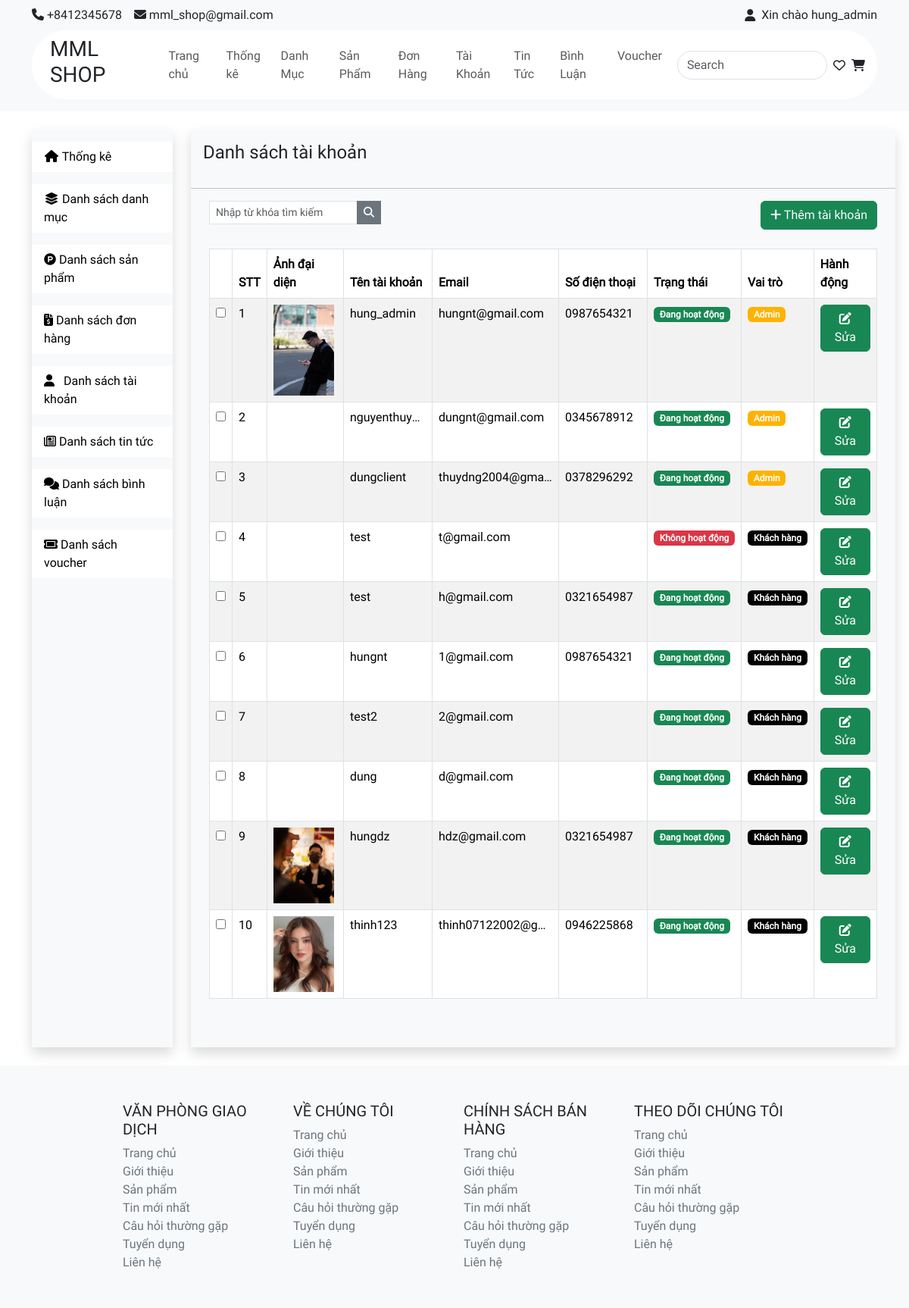
The app's page /admin/index.php?act=list-account (signed in) with its own data.
### tables this page shows
CREATE TABLE `account` (
  `acc_id` int NOT NULL,
  `acc_name` varchar(255) NOT NULL,
  `acc_password` varchar(255) NOT NULL,
  `acc_email` varchar(255) NOT NULL,
  `acc_phone` varchar(20) NOT NULL,
  `acc_image` varchar(255) NOT NULL,
  `acc_status` tinyint NOT NULL DEFAULT '1' COMMENT '1: Hoạt động\r\n0: Không hoạt động',
  `acc_role` tinyint NOT NULL DEFAULT '0' COMMENT '0: Client\r\n1: Admin'
);

### admin/controller/accountController.php (called while the page is built, shortened)
<?php
class AccountController {
    public $accountQuery;
    public function __construct() {
        $this -> accountQuery = new AccountQuery();
    }
    public function list() {
        $dsAccount = $this->accountQuery->all();
        include "view/account/list.php";
    }
}
?>

### common/function.php (called while the page is built, shortened)
<?php
    function connectDB() {
        $host = DB_HOST;
        $port  = DB_PORT;
        $dbname = DB_NAME;
        try {
            $conn = new PDO ("mysql:host=$host;port=$port;dbname=$dbname",DB_USER,DB_PASS);
            return $conn;
        } catch (\Throwable $th) {
            echo "Lỗi";
        }
    }
    function convertToObjectAccount($row) {
        $account = new Account();
        $account -> acc_id = $row['acc_id'];
        $account -> acc_name = $row['acc_name'];
        $account -> acc_password = $row['acc_password'];
        $account -> acc_email = $row['acc_email'];
        $account -> acc_phone = $row['acc_phone'];
        $account -> acc_image = $row['acc_image'];
        $account -> acc_status = $row['acc_status'];
        $account -> acc_role = $row['acc_role'];
        return $account;
    }
?>

### admin/model/accountQuery.php (called while the page is built, shortened)
<?php
class AccountQuery {
    public $pdo;
    public function __construct() {
        $this->pdo = connectDB();
    }
    public function __destruct() {
        $this -> pdo = null;
    }
    public function all() {
        try {
            $sql = "select * from account";
            $data = $this->pdo->query($sql)->fetchAll();
            $dsAccount = [];
            foreach ($data as $row) {
                $dsAccount[] = convertToObjectAccount($row);
            }
            return $dsAccount;
        } catch (Exception $e) {
            echo "Lỗi: ".$e ->getMessage();
            echo "<hr>";
        }
    }
}
?>

### admin/view/account/list.php (the view, shortened to what this page needs)
<!DOCTYPE html>
<html lang="en">
<head>
    <link href="https://cdn.jsdelivr.net/npm/bootstrap@5.3.3/dist/css/bootstrap.min.css" rel="stylesheet">
    <link rel="stylesheet" href="../giaodien/style.css">
</head>
<body>
    <?php
    include "view/component/header.php"
    ?>
    <main class="d-flex container">
        <?php
        include "view/component/sidebar.php"
        ?>
        <div class="shadow bg-light pb-5 mt-4 ms-4 mb-4 col-md-10">
            <h4 class="p-3">Danh sách tài khoản</h4>
            <hr>
            <div class="d-flex justify-content-between align-items-center">
                <form action="" class="ms-4">
                    <div class="input-group input-group-sm">
                        <input class="form-control rounded-0 mb-2" type="search" id="search" name="search"
                            placeholder="Nhập từ khóa tìm kiếm" aria-label="Sizing example input"
                            aria-describedby="inputGroup-sizing-sm">
                        <div class="input-group-sm">
                            <button type="button" class="btn btn-secondary rounded-0">
                                <i class="fa fa-search"></i>
                            </button>
                        </div>
                    </div>
                </form>
                <div class="me-4">
                    <button class="btn btn-success">
                        <i class="fa-solid fa-plus"></i>
                        <a href="index.php?act=create-account" class="text-light">Thêm tài khoản</a>
                    </button>
                </div>
            </div>
            <div class="pt-4 ms-4 me-4">
                <table class="table table-striped table-hover table-bordered">
                    <thead>
                        <tr>
                            <th></th>
                            <th scope="col">STT</th>
                            <th scope="col">Ảnh đại diện</th>
                            <th scope="col">Tên tài khoản</th>
                            <th scope="col">Email</th>
                            <th scope="col">Số điện thoại</th>
                            <th scope="col">Trạng thái</th>
                            <th scope="col">Vai trò</th>
                            <th scope="col">Hành động</th>
                        </tr>
                    </thead>
                    <tbody>
                        <?php
                        $i = 1;
                        foreach ($dsAccount as $key => $acc) {
                        ?>
                        <tr>
                            <td>
                                <input type="checkbox">
                            </td>
                            <td scope="row">
                                <?= $i++?>
                            </td>
                            <td>
                                <img src="../img/account/<?= $acc->acc_image ?>" alt="" style="width:80px;">
                            </td>
                            <td>
                                <div
                                    style="white-space: wrap; overflow: hidden; text-overflow: ellipsis; width: 100px;">
                                    <?= $acc->acc_name?>
                                </div>
                            </td>
                            <td>
                                <div
                                    style="white-space: nowrap; overflow: hidden; text-overflow: ellipsis; width: 150px;">
                                    <?= $acc->acc_email?>
                                </div>
                            </td>
                            <td>
                                <div
                                    style="white-space: nowrap; overflow: hidden; text-overflow: ellipsis; width: 100px;">
                                    <?= $acc->acc_phone?>
                                </div>
                            </td>
                            <td>
                                <?php
                                    if ($acc->acc_status == 1) {
                                ?>
                                <span class="badge bg-success ">Đang hoạt động</span>
                                <?php
                                    } else {
                                        ?>
                                <span class="badge bg-danger">Không hoạt động</span>
                                <?php
                                    }
                                ?>
                            </td>
                            <td>
                                <?php
                                    if ($acc->acc_role == 1) {
                                ?>
                                <span class="badge" style="background: #FFB200;">Admin</span>
                                <?php
                                    } else {
                                        ?>
                                <span class="badge" style="background: black">Khách hàng</span>
                                <?php
                                    }
                                ?>
                            </td>
                            <td>
                                <button class="btn btn-success">
                                    <a href="index.php?act=read-one-account&acc_id=<?= $acc->acc_id ?>"
                                        class="text-white">
                                        <i class="fa-solid fa-pen-to-square"></i> Sửa
                                    </a>
                                </button>
                            </td>
                        </tr>
                        <?php
                        }
                        ?>
                    </tbody>
                </table>
            </div>
        </div>
    </main>
    <?php
    include "view/component/footer.php"
    ?>
</body>
</html>

### giaodien/style.css (style rules this page uses)
* { margin: 0; padding: 0; box-sizing: border-box; list-style-type: none; text-decoration: none; font-family: Roboto; }
a { text-decoration: none; color: black; }

### records on screen
account: acc_image (picture), acc_name "hung_admin", acc_email "hungnt@gmail.com", acc_phone "0987654321", acc_status "Đang hoạt động", acc_role "Admin"
account: acc_name "nguyenthuy…", acc_email "dungnt@gmail.com", acc_phone "0345678912", acc_status "Đang hoạt động", acc_role "Admin"
account: acc_name "dungclient", acc_email "thuydng2004@gma…", acc_phone "0378296292", acc_status "Đang hoạt động", acc_role "Admin"
account: acc_name "test", acc_email "t@gmail.com", acc_status "Không hoạt động", acc_role "Khách hàng"
account: acc_name "test", acc_email "h@gmail.com", acc_phone "0321654987", acc_status "Đang hoạt động", acc_role "Khách hàng"
account: acc_name "hungnt", acc_email "1@gmail.com", acc_phone "0987654321", acc_status "Đang hoạt động", acc_role "Khách hàng"
account: acc_name "test2", acc_email "2@gmail.com", acc_status "Đang hoạt động", acc_role "Khách hàng"
account: acc_name "dung", acc_email "d@gmail.com", acc_status "Đang hoạt động", acc_role "Khách hàng"
account: acc_image (picture), acc_name "hungdz", acc_email "hdz@gmail.com", acc_phone "0321654987", acc_status "Đang hoạt động", acc_role "Khách hàng"
account: acc_image (picture), acc_name "thinh123", acc_email "thinh07122002@g…", acc_phone "0946225868", acc_status "Đang hoạt động", acc_role "Khách hàng"

### other values on screen
$_SESSION["acc_name"] "hung_admin"
